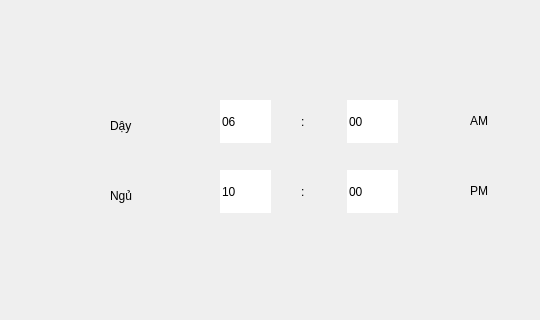
    <widget class="QWidget" name="page1">
     <widget class="QWidget" name="horizontalLayoutWidget">
      <property name="geometry">
       <rect>
        <x>220</x>
        <y>100</y>
        <width>211</width>
        <height>61</height>
       </rect>
      </property>
      <layout class="QHBoxLayout" name="workLayout">
       <property name="spacing">
        <number>30</number>
       </property>
       <property name="sizeConstraint">
        <enum>QLayout::SetMaximumSize</enum>
       </property>
       <property name="topMargin">
        <number>0</number>
       </property>
       <item>
        <widget class="QLineEdit" name="wakehInput">
         <property name="maximumSize">
          <size>
           <width>51</width>
           <height>43</height>
          </size>
         </property>
         <property name="contextMenuPolicy">
          <enum>Qt::DefaultContextMenu</enum>
         </property>
         <property name="styleSheet">
          <string notr="true">font: 30pt &quot;MS Shell Dlg 2&quot;;border:0px;</string>
         </property>
         <property name="inputMethodHints">
          <set>Qt::ImhPreferNumbers</set>
         </property>
         <property name="text">
          <string>06</string>
         </property>
         <property name="maxLength">
          <number>2</number>
         </property>
        </widget>
       </item>
       <item>
        <widget class="QLabel" name="space">
         <property name="maximumSize">
          <size>
           <width>16</width>
           <height>43</height>
          </size>
         </property>
         <property name="styleSheet">
          <string notr="true">font: 30pt &quot;MS Shell Dlg 2&quot;;</string>
         </property>
         <property name="inputMethodHints">
          <set>Qt::ImhNone</set>
         </property>
         <property name="text">
          <string>:</string>
         </property>
        </widget>
       </item>
       <item>
        <widget class="QLineEdit" name="wakemInput">
         <property name="sizePolicy">
          <sizepolicy hsizetype="Expanding" vsizetype="Fixed">
           <horstretch>0</horstretch>
           <verstretch>0</verstretch>
          </sizepolicy>
         </property>
         <property name="maximumSize">
          <size>
           <width>51</width>
           <height>43</height>
          </size>
         </property>
         <property name="styleSheet">
          <string notr="true">font: 30pt &quot;MS Shell Dlg 2&quot;;border:0px;</string>
         </property>
         <property name="inputMethodHints">
          <set>Qt::ImhPreferNumbers</set>
         </property>
         <property name="text">
          <string>00</string>
         </property>
         <property name="maxLength">
          <number>2</number>
         </property>
        </widget>
       </item>
      </layout>
     </widget>
     <widget class="QWidget" name="horizontalLayoutWidget_2">
      <property name="geometry">
       <rect>
        <x>220</x>
        <y>170</y>
        <width>211</width>
        <height>61</height>
       </rect>
      </property>
      <layout class="QHBoxLayout" name="sleepLayout">
       <property name="spacing">
        <number>30</number>
       </property>
       <property name="sizeConstraint">
        <enum>QLayout::SetMaximumSize</enum>
       </property>
       <item>
        <widget class="QLineEdit" name="sleephInput">
         <property name="maximumSize">
          <size>
           <width>51</width>
           <height>43</height>
          </size>
         </property>
         <property name="contextMenuPolicy">
          <enum>Qt::DefaultContextMenu</enum>
         </property>
         <property name="styleSheet">
          <string notr="true">font: 30pt &quot;MS Shell Dlg 2&quot;;border:0px;</string>
         </property>
         <property name="inputMethodHints">
          <set>Qt::ImhPreferNumbers</set>
         </property>
         <property name="text">
          <string>10</string>
         </property>
         <property name="maxLength">
          <number>2</number>
         </property>
        </widget>
       </item>
       <item>
        <widget class="QLabel" name="space_2">
         <property name="maximumSize">
          <size>
           <width>16</width>
           <height>43</height>
          </size>
         </property>
         <property name="styleSheet">
          <string notr="true">font: 30pt &quot;MS Shell Dlg 2&quot;;</string>
         </property>
         <property name="inputMethodHints">
          <set>Qt::ImhNone</set>
         </property>
         <property name="text">
          <string>:</string>
         </property>
        </widget>
       </item>
       <item>
        <widget class="QLineEdit" name="sleepmInput">
         <property name="sizePolicy">
          <sizepolicy hsizetype="Expanding" vsizetype="Fixed">
           <horstretch>0</horstretch>
           <verstretch>0</verstretch>
          </sizepolicy>
         </property>
         <property name="maximumSize">
          <size>
           <width>51</width>
           <height>43</height>
          </size>
         </property>
         <property name="styleSheet">
          <string notr="true">font: 30pt &quot;MS Shell Dlg 2&quot;;border:0px;</string>
         </property>
         <property name="inputMethodHints">
          <set>Qt::ImhPreferNumbers</set>
         </property>
         <property name="text">
          <string>00</string>
         </property>
         <property name="maxLength">
          <number>2</number>
         </property>
        </widget>
       </item>
      </layout>
     </widget>
     <widget class="QLabel" name="sleepTitle">
      <property name="geometry">
       <rect>
        <x>110</x>
        <y>170</y>
        <width>80</width>
        <height>51</height>
       </rect>
      </property>
      <property name="styleSheet">
       <string notr="true">font: 30pt &quot;MS Shell Dlg 2&quot;;</string>
      </property>
      <property name="text">
       <string>Ngủ</string>
      </property>
     </widget>
     <widget class="QLabel" name="wakeTitle">
      <property name="geometry">
       <rect>
        <x>110</x>
        <y>100</y>
        <width>70</width>
        <height>51</height>
       </rect>
      </property>
      <property name="styleSheet">
       <string notr="true">font: 30pt &quot;MS Shell Dlg 2&quot;;</string>
      </property>
      <property name="text">
       <string>Dậy</string>
      </property>
     </widget>
     <widget class="QPushButton" name="btnStart">
      <property name="geometry">
       <rect>
        <x>280</x>
        <y>260</y>
        <width>51</width>
        <height>51</height>
       </rect>
      </property>
      <property name="styleSheet">
       <string notr="true">border:0px;</string>
      </property>
      <property name="text">
       <string/>
      </property>
      <property name="icon">
       <iconset resource="../qrc/icon.qrc">
        <normaloff>:/icon/start.png</normaloff>:/icon/start.png</iconset>
      </property>
      <property name="iconSize">
       <size>
        <width>50</width>
        <height>50</height>
       </size>
      </property>
     </widget>
     <widget class="QLabel" name="pmTitle">
      <property name="geometry">
       <rect>
        <x>470</x>
        <y>170</y>
        <width>61</width>
        <height>41</height>
       </rect>
      </property>
      <property name="styleSheet">
       <string notr="true">font: 30pt &quot;MS Shell Dlg 2&quot;;</string>
      </property>
      <property name="text">
       <string>PM</string>
      </property>
     </widget>
     <widget class="QLabel" name="amTitle">
      <property name="geometry">
       <rect>
        <x>470</x>
        <y>100</y>
        <width>61</width>
        <height>41</height>
       </rect>
      </property>
      <property name="styleSheet">
       <string notr="true">font: 30pt &quot;MS Shell Dlg 2&quot;;</string>
      </property>
      <property name="text">
       <string>AM</string>
      </property>
     </widget>
     <widget class="QPushButton" name="Dstar">
      <property name="geometry">
       <rect>
        <x>15</x>
        <y>0</y>
        <width>125</width>
        <height>100</height>
       </rect>
      </property>
      <property name="styleSheet">
       <string notr="true">border: 0px</string>
      </property>
      <property name="text">
       <string/>
      </property>
      <property name="icon">
       <iconset resource="../qrc/icon.qrc">
        <normaloff>:/icon/star.png</normaloff>:/icon/star.png</iconset>
      </property>
      <property name="iconSize">
       <size>
        <width>100</width>
        <height>100</height>
       </size>
      </property>
     </widget>
    </widget>
